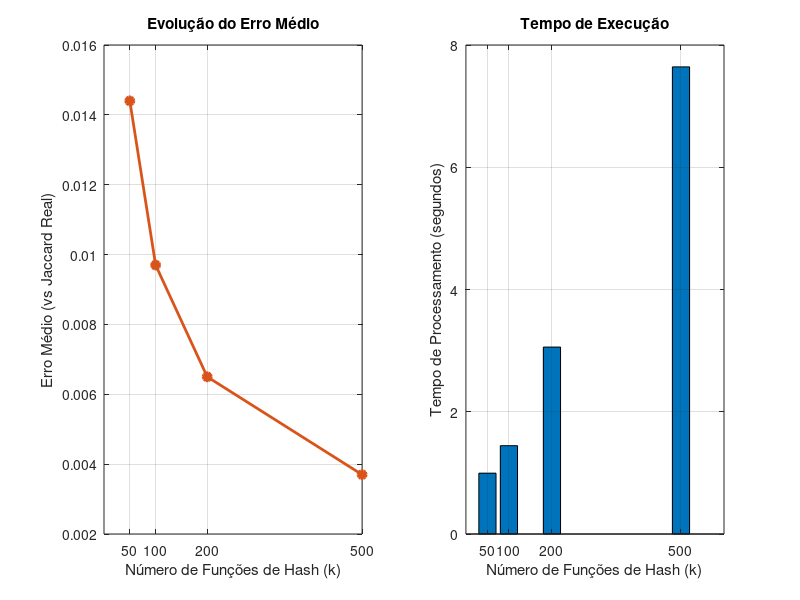

Recreate this plot in MATLAB.
% Dados do meu terminal
num_hashes = [50, 100, 200, 500];
tempos     = [0.9952, 1.4451, 3.0581, 7.6423];
erros_med  = [0.0144, 0.0097, 0.0065, 0.0037];

figure('Name', 'Avaliação de Desempenho do MinHash', 'NumberTitle', 'off');

% Gráfico de Evolução do Erro Médio
subplot(1, 2, 1);
plot(num_hashes, erros_med, '-o', 'LineWidth', 2, 'Color', [0.85 0.33 0.1], 'MarkerFaceColor', [0.85 0.33 0.1]);
grid on;
title('Evolução do Erro Médio');
xlabel('Número de Funções de Hash (k)');
ylabel('Erro Médio (vs Jaccard Real)');
xticks(num_hashes);


% Gráfico de Tempo de Processamento
subplot(1, 2, 2);
bar(num_hashes, tempos, 'FaceColor', [0 0.45 0.74]);
grid on;
title('Tempo de Execução');
xlabel('Número de Funções de Hash (k)');
ylabel('Tempo de Processamento (segundos)');
set(gcf, 'Position', [100, 100, 1000, 450]);
